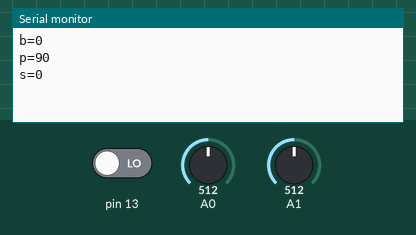
Bench run of a sketch on a simulated Arduino Uno, built with avr-gcc and run on an emulated ATmega328P. Shown: the last lines printed to the serial monitor. The inputs (shaded band) are chosen by the test bench; at power-on: A0 = 512, A1 = 512, pin 13 LOW.

Above: at 1.2 s.
1.3 s: A0 set to 490
At 2.4 s:
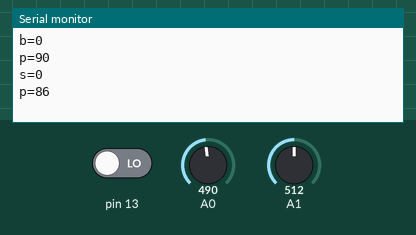
2.8 s: A1 set to 1023
At 3.5 s:
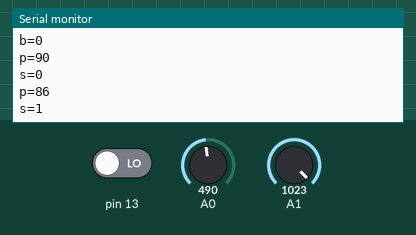
4.3 s: pin 13 driven HIGH
At 4.7 s:
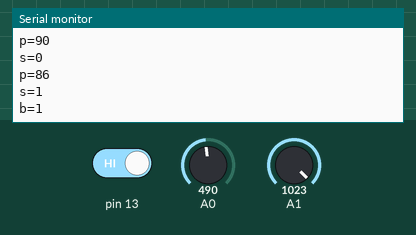
5.8 s: A0 set to 510
At 7.0 s:
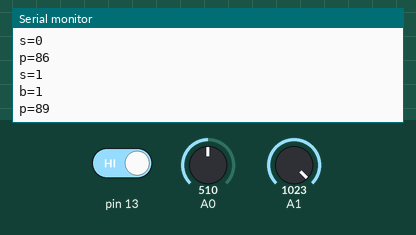

Measured:
- after the input at 1.3 s, the serial monitor: prints a new line at once (image 1)
- after the input at 2.8 s, the serial monitor: prints a new line at once (image 2)
- after the input at 4.3 s, the serial monitor: prints a new line at once (image 3)
- after the input at 5.8 s, the serial monitor: prints a new line at once (image 4)

The sketch:

ArduinoCode.ino
```cpp
int buttonval = 0;
int buttonstate = LOW;
int lastButtonState = -1;

int potval = 0;
int pot = 0;
int lastPotval = -1;

int soundReading = 0;
int soundDifference = 0;
int soundThreshold = 500;
int soundStatus = 0;
int lastSoundStatus = -1;

void setup() {
  // put your setup code here, to run once:
  Serial.begin(9600);
  Serial.setTimeout(50);

  pinMode(13, INPUT);
  pinMode(A0, INPUT);
  pinMode(A1, INPUT);

  soundReading = analogRead(A1);
}

void loop() {
    buttonval = digitalRead(13);
    if (buttonval == HIGH) {
      buttonstate = 1;
    } else {
      buttonstate = 0;
    }

    if (buttonstate != lastButtonState) {
      Serial.print("b=");
      Serial.print(buttonstate);
      Serial.print("\n");
      lastButtonState = buttonstate;
    }

    pot = analogRead(A0);
    potval = map(pot,0,1023,0,180);

    if (potval != lastPotval) {
      Serial.print("p=");
      Serial.print(potval);
      Serial.print("\n");
      lastPotval = potval;
      delay(50);
    }

    soundDifference = analogRead(A1) - soundReading;
    if(soundDifference>soundThreshold) {
      soundStatus = 1;
    } else {
      soundStatus = 0;
    }
    if (soundStatus != lastSoundStatus) {
      lastSoundStatus = soundStatus;
      Serial.print("s=");
      Serial.print(soundStatus);
      Serial.print("\n");
      delay(50);
    }
}
```
